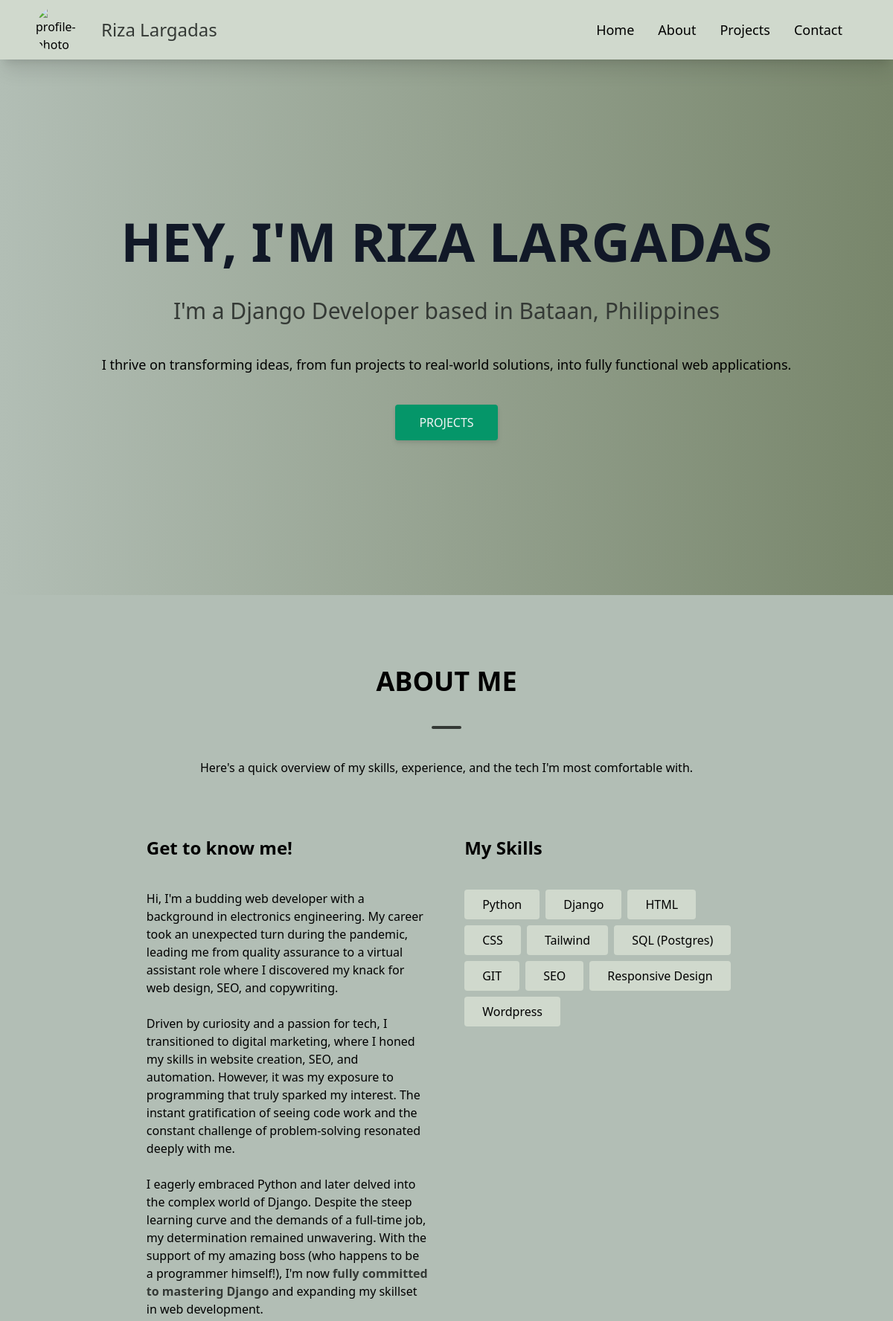
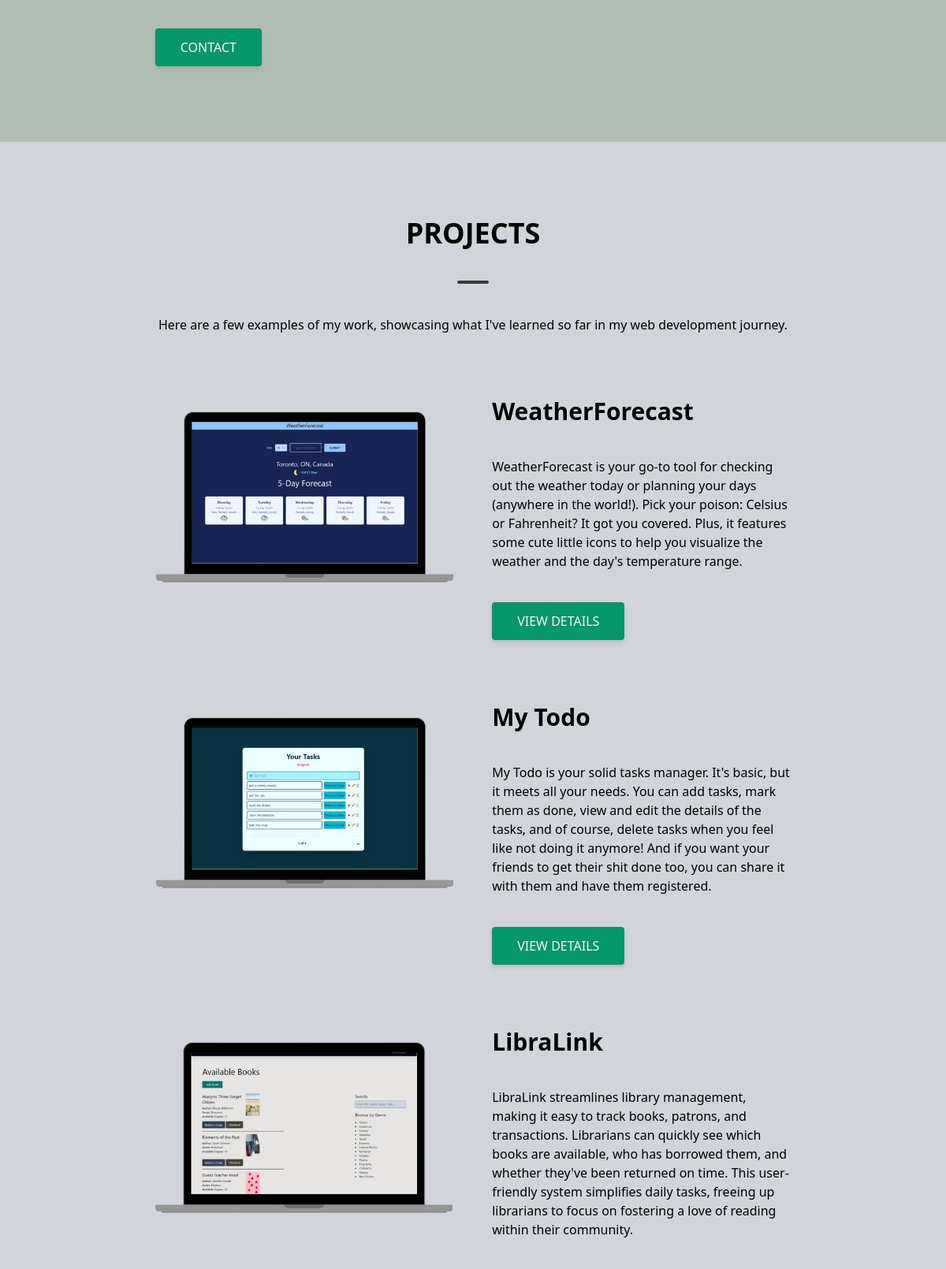
The page / (upper part) on the database its author committed (2 pictures, top to bottom).
### project/models.py (models this page shows, shortened)
class Project(models.Model):
    id = models.UUIDField(default=uuid.uuid4, primary_key=True, editable=False)
    title = models.CharField(max_length=200)
    overview = models.TextField(blank=True, null=True)
    description = HTMLField(null=True, blank=True)
    project_image = models.ImageField(
        upload_to="projects/", default="default.png")
    tags = models.ManyToManyField(Tag)
    date_created = models.DateTimeField(auto_now_add=True)
    live_link = models.CharField(max_length=1000, null=True, blank=True)
    source_link = models.CharField(max_length=1000, null=True, blank=True)
    class Meta:
        ordering = ["-date_created"]

### core/views.py (the view, shortened to what this page needs)
# urls.py: path('', views.home, name='home'),
def home(request):
    form = ContactForm()
    projects = Project.objects.all()
    return render(request, 'core/home.html', {'form': form, 'projects': projects})

### core/templates/core/home.html (shortened to what this page needs)
{% extends 'core/base.html' %}
{% block content %}
    {% load widget_tweaks %}
    <section id="hero" class='h-screen-nav flex flex-col justify-center bg-gradient-to-r from-ash-gray to-camo-green px-10 md:px-24 md:items-center'>
        <h1 class="text-4xl text-gray-900 md:text-7xl font-bold leading-relaxed"><span class='uppercase'>Hey, I'm Riza Largadas</span></h1>
        <h2 class='text-xl text-dimmest-gray font-medium md:text-3xl mt-10'>I'm a Django Developer based in Bataan, Philippines</h2>
        <p class='mt-10 mx-auto lg-w-[50%] text-lg'>I thrive on transforming ideas, from fun projects to real-world solutions, into fully functional web applications.</p>
        <a href="{% url 'projects' %}" class="inline-block w-fit mt-10 py-3 px-8 bg-emerald-600 hover:bg-dimmest-gray text-gray-100 font-medium rounded drop-shadow-md"><span class='uppercase'>Projects</span></a>
    </section>
    <section id="about-me" class='px-10 md:px-24 py-10 md:py-24 bg-ash-gray flex flex-col justify-center md:items-center'>
        <h2 class='text-3xl md:text-4xl font-bold md:text-center'><span class="uppercase">About Me</span></h2>
        <span class='mt-10 w-10 bg-dimmest-gray h-1 rounded'></span>
        <p class='mt-10'>Here's a quick overview of my skills, experience, and the tech I'm most comfortable with.</p>
        <div class='lg:w-[80%] flex flex-col md:flex-row md:justify-between mt-10 md:mt-20'>
            <div class="md:w-[47%]">
                <h3 class="text-xl md:text-2xl font-semibold">Get to know me!</h3>
                <p class="mt-10">
                Hi, I'm a budding web developer with a background in electronics engineering. My career took an unexpected turn during the pandemic, leading me from quality assurance to a virtual assistant role where I discovered my knack for web design, SEO, and copywriting. <br><br>
                Driven by curiosity and a passion for tech, I transitioned to digital marketing, where I honed my skills in website creation, SEO, and automation. However, it was my exposure to programming that truly sparked my interest. The instant gratification of seeing code work and the constant challenge of problem-solving resonated deeply with me.<br><br>
                I eagerly embraced Python and later delved into the complex world of Django. Despite the steep learning curve and the demands of a full-time job, my determination remained unwavering. With the support of my amazing boss (who happens to be a programmer himself!), I'm now <span class='font-bold text-dimmest-gray'>fully committed to mastering Django</span> and expanding my skillset in web development.
                </p>
                <a href="#" class="inline-block w-fit mt-10 py-3 px-8 bg-emerald-600 hover:bg-dimmest-gray text-gray-100 font-medium rounded drop-shadow-md"><span class='uppercase'>Contact</span></a>
            </div>
            <div class="mt-20 md:mt-0 md:w-[47%]">
                <h3 class="text-xl md:text-2xl font-semibold">My Skills</h3>
                <ul class="mt-10 mx-auto flex flex-wrap gap-2">
                    <li class='py-2 px-6 bg-light-gray rounded font-medium'>Python</li>
                    <li class='py-2 px-6 bg-light-gray rounded font-medium'>Django</li>
                    <li class='py-2 px-6 bg-light-gray rounded font-medium'>HTML</li>
                    <li class='py-2 px-6 bg-light-gray rounded font-medium'>CSS</li>
                    <li class='py-2 px-6 bg-light-gray rounded font-medium'>Tailwind</li>
                    <li class='py-2 px-6 bg-light-gray rounded font-medium'>SQL (Postgres)</li>
                    <li class='py-2 px-6 bg-light-gray rounded font-medium'>GIT</li>
                    <li class='py-2 px-6 bg-light-gray rounded font-medium'>SEO</li>
                    <li class='py-2 px-6 bg-light-gray rounded font-medium'>Responsive Design</li>
                    <li class='py-2 px-6 bg-light-gray rounded font-medium'>Wordpress</li>
                </ul>
            </div>
        </div>
    </section>
    <section class='bg-gray-300 px-10 md:px-24 py-10 md:py-24 flex flex-col justify-center md:items-center'>
        <h2 class='text-3xl md:text-4xl font-bold md:text-center'><span class="uppercase">Projects</span></h2>
        <span class='mt-10 w-10 bg-dimmest-gray h-1 rounded'></span>
        <p class='mt-10'>Here are a few examples of my work, showcasing what I've learned so far in my web development journey.</p>
        {% for project in projects %}
        <div class='lg:w-[80%] mx-auto flex flex-col md:flex-row md:justify-between mt-10 md:mt-20'>
            <div class="md:w-[47%]">
                <img src="{{ project.project_image.url }}" alt="{{project.title}} Preview Image">
            </div>
            <div class="mt-10 md:mt-0 md:w-[47%] flex flex-col md:justify-center">
                <h3 class='text-2xl md:text-3xl font-bold'>{{project.title}}</h3>
                <p class='mt-10'>{{project.overview}}</p>
                <a href="{% url 'project' project.id %}" class="inline-block w-fit mt-10 py-3 px-8 bg-emerald-600 hover:bg-dimmest-gray text-gray-100 font-medium rounded drop-shadow-md"><span class='uppercase'>View Details</span></a>
            </div>
        </div>
        {% endfor %}
    </section>
{% endblock %}

### rows shown on the page
Project: project_image (picture), title "WeatherForecast", overview "WeatherForecast is your go-to tool for checking out the weather today or planning your days (anywhere in the world!). Pick your poison: Celsius or Fahrenheit? It got you covered. Plus, it features some cute little icons to help you visualize the weather and the day's temperature range."
Project: project_image (picture), title "My Todo", overview "My Todo is your solid tasks manager. It's basic, but it meets all your needs. You can add tasks, mark them as done, view and edit the details of the tasks, and of course, delete tasks when you feel like not doing it anymore! And if you want your friends to get their shit done too, you can share it with them and have them registered."
Project: project_image (picture), title "LibraLink", overview "LibraLink streamlines library management, making it easy to track books, patrons, and transactions. Librarians can quickly see which books are available, who has borrowed them, and whether they've been returned on time. This user-friendly system simplifies daily tasks, freeing up librarians to focus on fostering a love of reading within their community."
